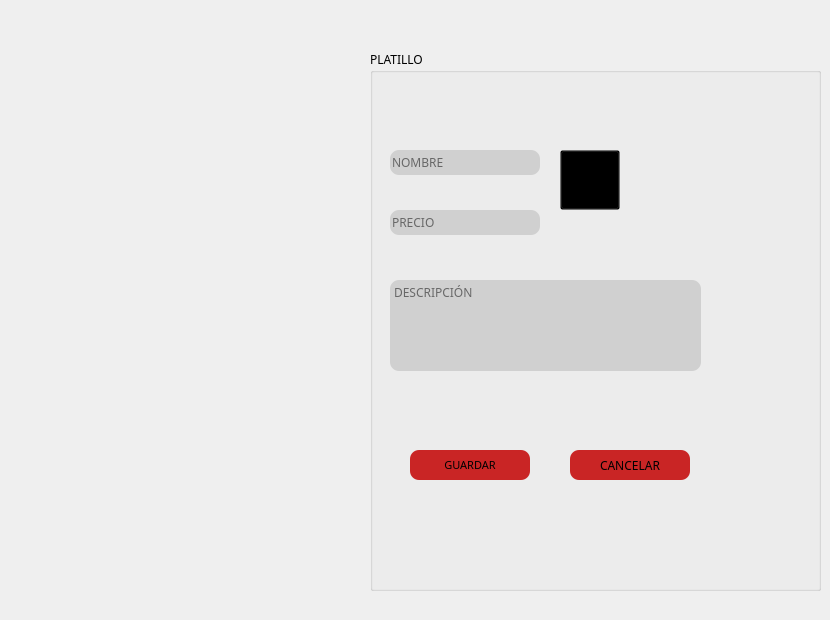
   <widget class="QWidget" name="NuevoPlatillo">
    <property name="styleSheet">
     <string notr="true">#NuevoPlatillo{
	background-color: rgb(255, 178, 21);}</string>
    </property>
    <widget class="QGroupBox" name="EditarPlato">
     <property name="geometry">
      <rect>
       <x>370</x>
       <y>50</y>
       <width>451</width>
       <height>541</height>
      </rect>
     </property>
     <property name="font">
      <font>
       <family>Calisto MT</family>
      </font>
     </property>
     <property name="title">
      <string>PLATILLO</string>
     </property>
     <widget class="QLabel" name="nuevafoto_label">
      <property name="geometry">
       <rect>
        <x>190</x>
        <y>10</y>
        <width>251</width>
        <height>181</height>
       </rect>
      </property>
      <property name="text">
       <string/>
      </property>
      <property name="scaledContents">
       <bool>true</bool>
      </property>
     </widget>
     <widget class="QLineEdit" name="nuevo_nombre_lineEdit">
      <property name="geometry">
       <rect>
        <x>20</x>
        <y>100</y>
        <width>150</width>
        <height>25</height>
       </rect>
      </property>
      <property name="font">
       <font>
        <family>Calisto MT</family>
       </font>
      </property>
      <property name="styleSheet">
       <string notr="true">QLineEdit{
background-color:rgb(208, 208, 208);
border:1px;
border-radius:9px;}</string>
      </property>
      <property name="placeholderText">
       <string>NOMBRE</string>
      </property>
     </widget>
     <widget class="QLineEdit" name="nuevoprecio_lineEdit">
      <property name="geometry">
       <rect>
        <x>20</x>
        <y>160</y>
        <width>150</width>
        <height>25</height>
       </rect>
      </property>
      <property name="font">
       <font>
        <family>Calisto MT</family>
       </font>
      </property>
      <property name="styleSheet">
       <string notr="true">QLineEdit{
background-color:rgb(208, 208, 208);
border:1px;
border-radius:9px;}</string>
      </property>
      <property name="placeholderText">
       <string>PRECIO</string>
      </property>
     </widget>
     <widget class="QTextEdit" name="nuevadesc_textEdit">
      <property name="geometry">
       <rect>
        <x>20</x>
        <y>230</y>
        <width>311</width>
        <height>91</height>
       </rect>
      </property>
      <property name="font">
       <font>
        <family>Calisto MT</family>
       </font>
      </property>
      <property name="styleSheet">
       <string notr="true">QTextEdit{
background-color:rgb(208, 208, 208);
border:1px;
border-radius:9px;}</string>
      </property>
      <property name="placeholderText">
       <string>DESCRIPCIÓN</string>
      </property>
     </widget>
     <widget class="QPushButton" name="Guardarplato_pushButton">
      <property name="geometry">
       <rect>
        <x>40</x>
        <y>400</y>
        <width>120</width>
        <height>30</height>
       </rect>
      </property>
      <property name="font">
       <font>
        <family>Calisto MT</family>
        <pointsize>8</pointsize>
       </font>
      </property>
      <property name="styleSheet">
       <string notr="true">QPushButton{
border-width: 0px;
border-radius: 9px;
	background: rgb(201, 37, 37);}

QPushButton:hover{
	background: rgba(244,67,54,0.7);
    border-radius: 9px;
	color: white;
    selection-color: white;  
    padding: 2px 4px;

}
</string>
      </property>
      <property name="text">
       <string>GUARDAR</string>
      </property>
     </widget>
     <widget class="QPushButton" name="CancelarPlatopushButton">
      <property name="geometry">
       <rect>
        <x>200</x>
        <y>400</y>
        <width>120</width>
        <height>30</height>
       </rect>
      </property>
      <property name="font">
       <font>
        <family>Calisto MT</family>
       </font>
      </property>
      <property name="styleSheet">
       <string notr="true">QPushButton{
border-width: 0px;
border-radius: 9px;
	background: rgb(201, 37, 37);}

QPushButton:hover{
	background: rgba(244,67,54,0.7);
    border-radius: 9px;
	color: white;
    selection-color: white;  
    padding: 2px 4px;

}
</string>
      </property>
      <property name="text">
       <string>CANCELAR</string>
      </property>
     </widget>
     <widget class="QPushButton" name="nuevafoto_pushButton">
      <property name="geometry">
       <rect>
        <x>190</x>
        <y>100</y>
        <width>60</width>
        <height>60</height>
       </rect>
      </property>
      <property name="styleSheet">
       <string notr="true">background-color: transparent;</string>
      </property>
      <property name="text">
       <string/>
      </property>
      <property name="icon">
       <iconset resource="IMG/imags.qrc">
        <normaloff>:/iconos/foto.png</normaloff>:/iconos/foto.png</iconset>
      </property>
      <property name="iconSize">
       <size>
        <width>50</width>
        <height>50</height>
       </size>
      </property>
     </widget>
    </widget>
    <widget class="QLabel" name="label_19">
     <property name="geometry">
      <rect>
       <x>30</x>
       <y>60</y>
       <width>221</width>
       <height>271</height>
      </rect>
     </property>
     <property name="text">
      <string/>
     </property>
     <property name="pixmap">
      <pixmap resource="IMG/imags.qrc">:/iconos/carne.png</pixmap>
     </property>
     <property name="scaledContents">
      <bool>true</bool>
     </property>
    </widget>
    <widget class="QLabel" name="label_20">
     <property name="geometry">
      <rect>
       <x>50</x>
       <y>420</y>
       <width>221</width>
       <height>191</height>
      </rect>
     </property>
     <property name="text">
      <string/>
     </property>
     <property name="pixmap">
      <pixmap resource="IMG/imags.qrc">:/iconos/bebida.png</pixmap>
     </property>
     <property name="scaledContents">
      <bool>true</bool>
     </property>
    </widget>
   </widget>
